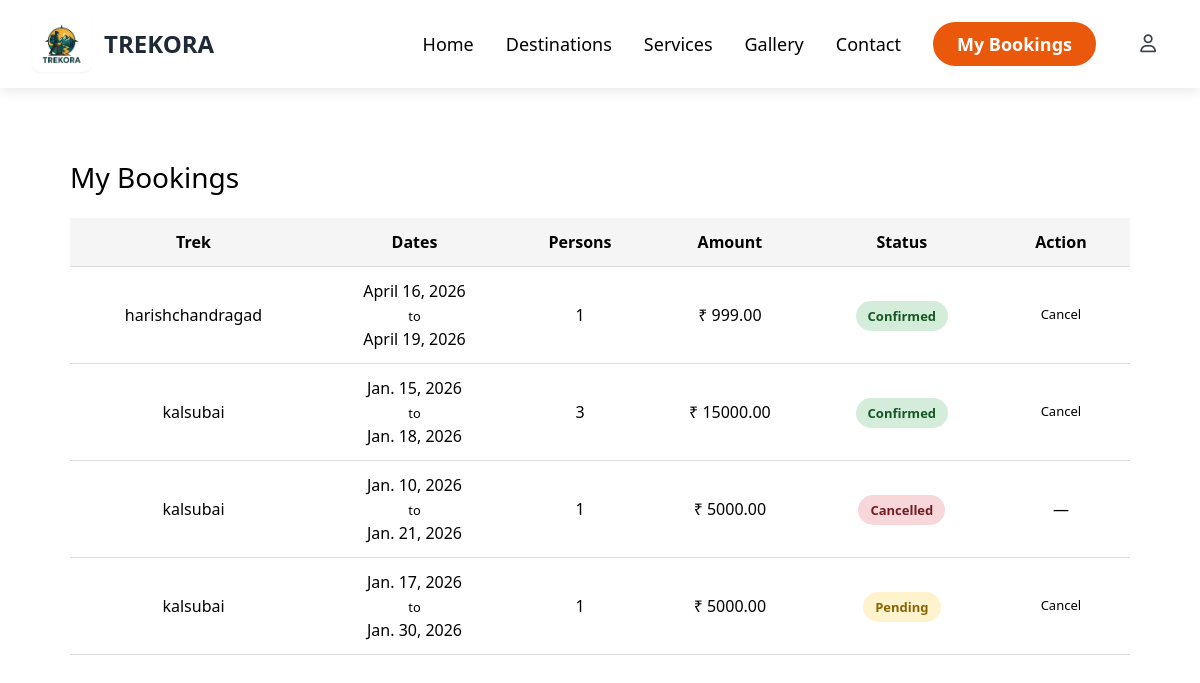
Page /my-bookings/ (signed in) on the committed database.
### bookings/models.py (models this page shows, shortened)
class Booking(models.Model):
    STATUS_CHOICES = (
    ("pending", "Pending"),
    ("paid", "Paid"),
    ("cancelled", "Cancelled"),
    )
    user = models.ForeignKey(User, on_delete=models.CASCADE)
    destination = models.ForeignKey(Destination, on_delete=models.CASCADE)
    start_date = models.DateField()
    end_date = models.DateField()
    persons = models.PositiveIntegerField()
    mobile_number = models.CharField(max_length=15)
    amount = models.DecimalField(
        max_digits=10,
        decimal_places=2,
        default=0
    )
    payment_screenshot = models.ImageField(upload_to="payments/", blank=True, null=True)
    status = models.CharField(
        max_length=20,
        choices=STATUS_CHOICES,
        default="pending"
    )
    created_at = models.DateTimeField(auto_now_add=True)
    razorpay_order_id = models.CharField(max_length=200, blank=True, null=True)
    razorpay_payment_id = models.CharField(max_length=200, blank=True, null=True)

### destinations/models.py (models this page shows, shortened)
class Destination(models.Model):
    STATUS_CHOICES = (
        ("available", "Available"),
        ("unavailable", "Unavailable"),
    )
    name = models.CharField(max_length=200)
    location = models.CharField(max_length=200)
    price = models.DecimalField(max_digits=10, decimal_places=2)
    image = models.ImageField(upload_to="destinations/", blank=True, null=True)
    description = models.TextField(blank=True)
    duration = models.CharField(max_length=100, blank=True)
    status = models.CharField(
        max_length=20,
        choices=STATUS_CHOICES,
        default="available"
    )
    start_date = models.DateField()
    end_date = models.DateField()
    best_season_start = models.DateField(null=True, blank=True)
    best_season_end = models.DateField(null=True, blank=True)
    capacity_per_day = models.IntegerField(default=20)
    transport_mode = models.CharField(max_length=100, blank=True)
    rating = models.FloatField(default=0)
    whatsapp_group_link = models.URLField(blank=True, null=True)
    created_at = models.DateTimeField(auto_now_add=True)

### bookings/views.py (the view)
# urls.py: path('my-bookings/', views.my_bookings, name='my_bookings'),
@login_required
def my_bookings(request):
    bookings = Booking.objects.filter(user=request.user).order_by('-id')
    return render(request, 'bookings/my_bookings.html', {
        'bookings': bookings
    })

### accounts/templates/bookings/my_bookings.html (shortened to what this page needs)
{% extends "base.html" %}
{% block content %}
<div class="page-container">
    <h2 class="page-title">My Bookings</h2>
    {% if bookings %}
        <div class="table-wrapper">
            <table class="booking-table">
                <thead>
                    <tr>
                        <th>Trek</th>
                        <th>Dates</th>
                        <th>Persons</th>
                        <th>Amount</th>
                        <th>Status</th>
                        <th>Action</th>
                    </tr>
                </thead>
                <tbody>
                    {% for booking in bookings %}
                    <tr>
                        <td>{{ booking.destination.name }}</td>
                        <td>
                            {{ booking.start_date }} <br>
                            <small>to</small> <br>
                            {{ booking.end_date }}
                        </td>
                        <td>{{ booking.persons }}</td>
                        <td>₹ {{ booking.amount }}</td>
                        <td>
                            <span class="status {{ booking.status }}">
                                {{ booking.status|title }}
                            </span>
                        </td>
                        <td>
                            {% if booking.status != "cancelled" %}
                                <form method="post"
                                      action="{% url 'cancel_booking' booking.id %}"
                                      onsubmit="return confirm('Cancel this booking?');">
                                    <button type="submit" class="btn danger small">
                                        Cancel
                                    </button>
                                </form>
                            {% else %}
                                —
                            {% endif %}
                        </td>
                    </tr>
                    {% endfor %}
                </tbody>
            </table>
        </div>
    {% else %}
        <p class="empty-text">You have no bookings yet.</p>
    {% endif %}
</div>
{% endblock %}

### static/css/style.css (style rules this page uses)
.page-container { max-width: 1100px; margin: 40px auto; padding: 20px; }
.page-title { font-size: 28px; margin-bottom: 20px; }
.table-wrapper { overflow-x: auto; }
.booking-table { width: 100%; border-collapse: collapse; background: #fff; }
.booking-table th, .booking-table td { padding: 12px 14px; border-bottom: 1px solid #ddd; text-align: center; }
.booking-table th { background: #f5f5f5; }
.status { padding: 6px 12px; border-radius: 20px; font-size: 13px; font-weight: 600; }
.status.pending { background: #fff3cd; color: #856404; }
.status.confirmed { background: #d4edda; color: #155724; }
.status.cancelled { background: #f8d7da; color: #721c24; }
.btn.small { padding: 6px 12px; font-size: 13px; }

### rows in the picture
Booking: destination.name "harishchandragad", start_date "April 16, 2026", end_date "April 19, 2026", persons "1", amount "999.00", status "Confirmed", shows "Cancel"
Booking: destination.name "kalsubai", start_date "Jan. 15, 2026", end_date "Jan. 18, 2026", persons "3", amount "15000.00", status "Confirmed", shows "Cancel"
Booking: destination.name "kalsubai", start_date "Jan. 10, 2026", end_date "Jan. 21, 2026", persons "1", amount "5000.00", status "Cancelled"
Booking: destination.name "kalsubai", start_date "Jan. 17, 2026", end_date "Jan. 30, 2026", persons "1", amount "5000.00", status "Pending", shows "Cancel"
